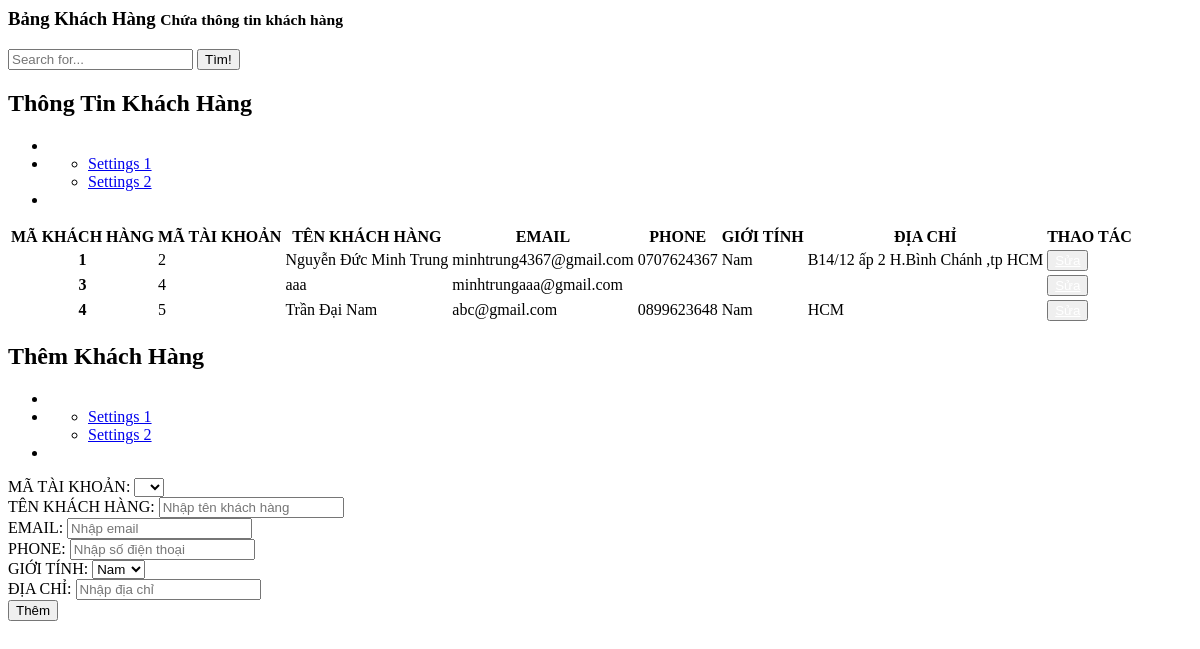
The app's page /admin/dashboard/manage_user.php with its own data.
### tables this page shows
CREATE TABLE `khachhang` (
  `MA_KH` int(10) UNSIGNED NOT NULL,
  `MA_TK` int(10) UNSIGNED DEFAULT NULL,
  `TEN_KH` varchar(50) NOT NULL,
  `EMAIL` varchar(40) NOT NULL,
  `PHONE` varchar(10) NOT NULL,
  `GIOI_TINH` varchar(10) NOT NULL,
  `DIA_CHI` varchar(50) DEFAULT NULL
);

### admin/dashboard/manage_user.php (the view, shortened to what this page needs)
<?php
$action_permission = "./action/add_user.php";
$displayadd = 'block';
$MA_TK = "";
$TEN_KH = "";
$EMAIL = "";
$PHONE = "";
$DIACHI = "";
?>
<div class="right_col" role="main">
  <div class="">
    <div class="page-title">
      <div class="title_left">
        <h3>Bảng Khách Hàng <small>Chứa thông tin khách hàng</small></h3>
      </div>
      <div class="title_right">
        <div class="col-md-5 col-sm-5 col-xs-12 form-group pull-right top_search">
          <div class="input-group">
            <input type="text" class="form-control" placeholder="Search for...">
            <span class="input-group-btn">
              <button class="btn btn-default" type="button">Tìm!</button>
            </span>
          </div>
        </div>
      </div>
    </div>
    <div class="row">
      <div class="col-md-8 col-sm-6 col-xs-12">
        <div class="x_panel">
          <div class="x_title">
            <h2>Thông Tin Khách Hàng </h2>
            <ul class="nav navbar-right panel_toolbox">
              <li><a class="collapse-link"><i class="fa fa-chevron-up"></i></a>
              </li>
              <li class="dropdown">
                <ul class="dropdown-menu" role="menu">
                  <li><a href="#">Settings 1</a>
                  </li>
                  <li><a href="#">Settings 2</a>
                  </li>
                </ul>
              </li>
              <li><a class="close-link"><i class="fa fa-close"></i></a>
              </li>
            </ul>
          </div>
          <div class="x_content" style="overflow: auto;">
            <table class="table table-striped">
              <thead>
                <tr>
                  <th>MÃ KHÁCH HÀNG</th>
                  <th>MÃ TÀI KHOẢN</th>
                  <th>TÊN KHÁCH HÀNG</th>
                  <th>EMAIL</th>
                  <th>PHONE</th>
                  <th>GIỚI TÍNH</th>
                  <th>ĐỊA CHỈ</th>
                  <th>THAO TÁC</th>
                </tr>
              </thead>
              <tbody>
                <?php
                $getUser = "SELECT * FROM khachhang";
                $Users = mysqli_query($connect, $getUser);
                while ($User = mysqli_fetch_array($Users)) {
                    if($User['GIOI_TINH']=='1'){
                        $sex="Nam";
                      } else if($User['GIOI_TINH']=='0'){
                        $sex = "Nữ";
                      } else if($User['GIOI_TINH']=='-1'){
                        $sex = "Khác";
                      }else $sex = $User['GIOI_TINH'];
                ?>
                  <tr>
                    <th scope="row"><?php echo $User['MA_KH']  ?></th>
                    <td><?php echo $User['MA_TK'] ?></td>
                    <td><?php echo $User['TEN_KH'] ?></td>
                    <td><?php echo $User['EMAIL'] ?></td>
                    <td><?php echo $User['PHONE'] ?></td>
                    <td><?php echo $sex ?></td>
                    <td><?php echo $User['DIA_CHI'] ?></td>
                    <td>
                      <button id="open-update-PN" type="button" class="btn btn-warning" onclick=''><a style="color: white;" href="index.php?manage=user&updatekh=<?php echo $User['MA_KH'] ?>">Sửa</a></button>
                    </td>
                  </tr>
                <?php
                }
                ?>
              </tbody>
            </table>
          </div>
        </div>
      </div>
      <div class="col-md-4 col-sm-6 col-xs-12">
        <div class="x_panel">
          <div class="x_title">
            <h2>Thêm Khách Hàng</h2>
            <ul class="nav navbar-right panel_toolbox">
              <li><a class="collapse-link"><i class="fa fa-chevron-up"></i></a>
              </li>
              <li class="dropdown">
                <ul class="dropdown-menu" role="menu">
                  <li><a href="#">Settings 1</a>
                  </li>
                  <li><a href="#">Settings 2</a>
                  </li>
                </ul>
              </li>
              <li><a class="close-link"><i class="fa fa-close"></i></a>
              </li>
            </ul>
          </div>
          <div class="x_content">
            <form action="<?php echo $action_permission ?>" method="get" id="form-customer">
              <div class="form-group">
                <div class="form-group">
                  <label for="matk">MÃ TÀI KHOẢN:</label>
                  <select class="form-control" id="matk" name="matk">
                    <option hidden value="<?php echo  $MA_TK ?>" selected><?php echo  $MA_TK ?></option>
                    <?php $getMA_TK = mysqli_query($connect, "SELECT MA_TK from taikhoan WHERE MA_GROUP_QUYEN=3");
                    while ($row_MA_TK = mysqli_fetch_array($getMA_TK)) {       ?>
                      <?php if ($row_MA_TK['MA_TK'] !== $MA_TK) : ?>
                        <option value="<?php echo $row_MA_TK['MA_TK'] ?>"><?php echo $row_MA_TK['MA_TK'] ?></option>
                      <?php endif; ?>
                    <?php  } ?>
                  </select>
                </div>
                <div class="form-group">
                  <label for="tenkh">TÊN KHÁCH HÀNG:</label>
                  <input type="text" class="form-control" id="tenkh" placeholder="Nhập tên khách hàng" name="tenkh" value="<?php echo  $TEN_KH ?>" require>
                </div>
                <div class="form-group">
                  <label for="email">EMAIL:</label>
                  <input type="text" class="form-control" id="email" placeholder="Nhập email" name="email" value="<?php echo  $EMAIL ?>" require>
                </div>
                <div class="form-group">
                  <label for="phone">PHONE:</label>
                  <input type="text" class="form-control" id="phone" placeholder="Nhập số điện thoại" name="phone" value="<?php echo $PHONE ?>" require>
                </div>
                <div class="form-group">
                  <label for="sex">GIỚI TÍNH:</label>
                  <select class="form-control" id="sex" name="sex">
                    <option value="1">Nam</option>
                  </select>
                </div>
                <div class="form-group">
                  <label for="dc">ĐỊA CHỈ:</label>
                  <input type="text" class="form-control" id="dc" placeholder="Nhập địa chỉ" name="dc" value="<?php echo  $DIACHI ?>" require>
                </div>
                <div id="button-add-PN" style="display:<?php echo $displayadd ?>">
                  <button type="submit" class="btn btn-success">Thêm</button>
                </div>
            </form>
          </div>
        </div>
      </div>
    </div>
  </div>
</div>

### records on screen
khachhang: MA_KH "1", MA_TK "2", TEN_KH "Nguyễn Đức Minh Trung", EMAIL "minhtrung4367@gmail.com", PHONE "0707624367", GIOI_TINH "Nam", DIA_CHI "B14/12 ấp 2 H.Bình Chánh ,tp HCM"
khachhang: MA_KH "3", MA_TK "4", TEN_KH "aaa", EMAIL "minhtrungaaa@gmail.com"
khachhang: MA_KH "4", MA_TK "5", TEN_KH "Trần Đại Nam", EMAIL "abc@gmail.com", PHONE "0899623648", GIOI_TINH "Nam", DIA_CHI "HCM"
